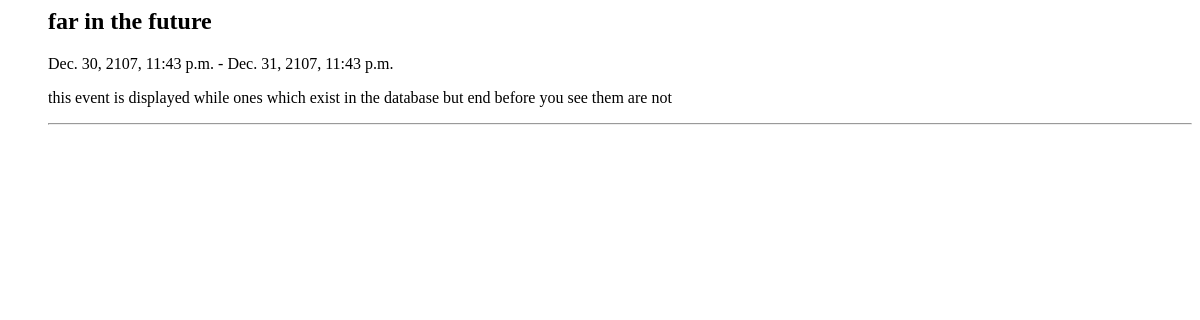
Page /registration/ on the earlier database version.
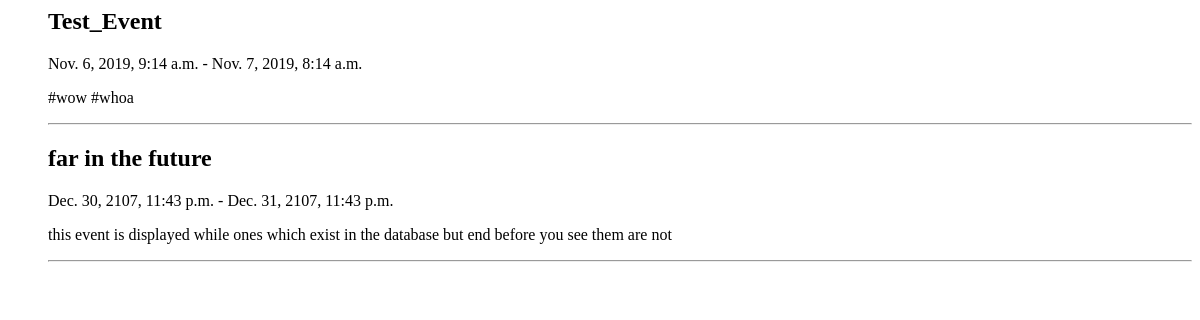
Same page on the later database version.
### registration/models.py (models this page shows, shortened)
class Event(models.Model):
    name = models.CharField('Event Name', max_length=200)
    description = models.CharField(max_length=200)
    location = models.CharField(max_length=120)
    start_time = models.DateTimeField()
    end_time = models.DateTimeField()

### registration/views.py (the view)
# urls.py: path('', views.IndexView.as_view(), name='index'),
class IndexView(generic.ListView):
    template_name = 'registration/index.html'
    context_object_name = 'event_list'
    def get_queryset(self):
        return Event.objects.order_by('-start_time').reverse().filter(end_time__gt = datetime.now())

### registration/templates/registration/index.html
{% if event_list %}
    <ul>
    {% for event in event_list %}
    <div class="">
        <h2>{{ event.name }}</h2>
        <span><p>{{event.start_time}} - {{event.end_time}}</p></span>
        <p>{{ event.description }}</p>
      <hr>
      </div>
    {% endfor %}
    </ul>
{% else %}
    <p>There are no events scheduled in the near future.</p>
{% endif %}

Differences in the rows shown:
added Event: name "Test_Event", start_time "Nov. 6, 2019, 9:14 a.m.", end_time "Nov. 7, 2019, 8:14 a.m.", description "#wow #whoa"
